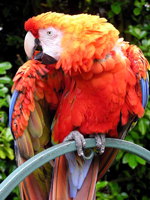
#> input picture python/images/inputImages/RGB_24bits_palette_sample_image.jpg, 150 x 200 px
$ python full_delta_encoder.py
#> lines starting #> are read from the running program, lines starting #| are printed output that depends on the picture; after the words box and inside, x2 and y2 are one past the last pixel; in counts of white or black regions, pixels touching at a corner belong together
import numpy as np
import cv2
import matplotlib.pyplot as plt

#delta encoder

def delta_encode(image):

    image_array = np.array(image, dtype=np.uint8)
    if(channels == 4):
        R, G, B, alpha = cv2.split(image_array)
        # R G B Alpha channel seperation
        delta_R = np.zeros_like(R, dtype=np.int16)
        delta_G = np.zeros_like(G, dtype=np.int16)
        delta_B = np.zeros_like(B, dtype=np.int16)
        delta_alpha = np.zeros_like(alpha, dtype=np.int16)

        # First pixel remains the same
        delta_R[0, 0] = R[0, 0]
        delta_G[0, 0] = G[0, 0]
        delta_B[0, 0] = B[0, 0]
        delta_alpha[0, 0] = alpha[0, 0]

        # Row-wise delta encoding
        for i in range(1, R.shape[0]):
            delta_R[i, 0] = np.int16(R[i, 0]) - np.int16(R[i - 1, 0])
            delta_G[i, 0] = np.int16(G[i, 0]) - np.int16(G[i - 1, 0])
            delta_B[i, 0] = np.int16(B[i, 0]) - np.int16(B[i - 1, 0])
            delta_alpha[i, 0] = np.int16(alpha[i, 0]) - np.int16(alpha[i - 1, 0])

        # Column-wise delta encoding
        for i in range(R.shape[0]):
            for j in range(1, R.shape[1]):
                delta_R[i, j] = np.int16(R[i, j]) - np.int16(R[i, j - 1])
                delta_G[i, j] = np.int16(G[i, j]) - np.int16(G[i, j - 1])
                delta_B[i, j] = np.int16(B[i, j]) - np.int16(B[i, j - 1])
                delta_alpha[i, j] = np.int16(alpha[i, j]) - np.int16(alpha[i, j - 1])

        delta_image = np.stack([delta_R, delta_G, delta_B, delta_alpha], axis=-1).astype(np.int16)

    else:
        R, G, B = cv2.split(image_array)
        # R G B  channel seperation

        delta_R = np.zeros_like(R, dtype=np.int16)
        delta_G = np.zeros_like(G, dtype=np.int16)
        delta_B = np.zeros_like(B, dtype=np.int16)

        delta_R[0, 0] = R[0, 0]
        delta_G[0, 0] = G[0, 0]
        delta_B[0, 0] = B[0, 0]

        for i in range(1, R.shape[0]):
            delta_R[i, 0] = np.int16(R[i, 0]) - np.int16(R[i - 1, 0])
            delta_G[i, 0] = np.int16(G[i, 0]) - np.int16(G[i - 1, 0])
            delta_B[i, 0] = np.int16(B[i, 0]) - np.int16(B[i - 1, 0])

        for i in range(R.shape[0]):
            for j in range(1, R.shape[1]):
                delta_R[i, j] = np.int16(R[i, j]) - np.int16(R[i, j - 1])
                delta_G[i, j] = np.int16(G[i, j]) - np.int16(G[i, j - 1])
                delta_B[i, j] = np.int16(B[i, j]) - np.int16(B[i, j - 1])

        delta_image = np.stack([delta_R, delta_G, delta_B], axis=-1).astype(np.int16)


    return delta_image


def delta_decode(delta_image):

    if (channels == 4):

        delta_R, delta_G, delta_B, delta_alpha = cv2.split(delta_image.astype(np.int16))
        #  delta_R, delta_G, delta_B, delta_alpha seperation

        R = np.zeros_like(delta_R, dtype=np.int16)
        G = np.zeros_like(delta_G, dtype=np.int16)
        B = np.zeros_like(delta_B, dtype=np.int16)
        alpha = np.zeros_like(delta_alpha, dtype=np.int16)

        R[0, 0] = delta_R[0, 0]
        G[0, 0] = delta_G[0, 0]
        B[0, 0] = delta_B[0, 0]
        alpha[0, 0] = delta_alpha[0, 0]

        for i in range(1, delta_R.shape[0]):
            R[i, 0] = R[i - 1, 0] + delta_R[i, 0]
            G[i, 0] = G[i - 1, 0] + delta_G[i, 0]
            B[i, 0] = B[i - 1, 0] + delta_B[i, 0]
            alpha[i,0] = alpha[i - 1, 0] + delta_alpha[i, 0]

        for i in range(delta_R.shape[0]):
            for j in range(1, delta_R.shape[1]):
                R[i, j] = R[i, j - 1] + delta_R[i, j]
                G[i, j] = G[i, j - 1] + delta_G[i, j]
                B[i, j] = B[i, j - 1] + delta_B[i, j]
                alpha[i, j] = alpha[i, j - 1] + delta_alpha[i, j]
        decoded_image = np.stack([R, G, B, alpha], axis=-1).astype(np.uint8)
    else:
        delta_R, delta_G, delta_B = cv2.split(delta_image.astype(np.int16))
        #  delta_R, delta_G, delta_B seperation

        R = np.zeros_like(delta_R, dtype=np.int16)
        G = np.zeros_like(delta_G, dtype=np.int16)
        B = np.zeros_like(delta_B, dtype=np.int16)

        R[0, 0] = delta_R[0, 0]
        G[0, 0] = delta_G[0, 0]
        B[0, 0] = delta_B[0, 0]

        for i in range(1, delta_R.shape[0]):
            R[i, 0] = R[i - 1, 0] + delta_R[i, 0]
            G[i, 0] = G[i - 1, 0] + delta_G[i, 0]
            B[i, 0] = B[i - 1, 0] + delta_B[i, 0]

        for i in range(delta_R.shape[0]):
            for j in range(1, delta_R.shape[1]):
                R[i, j] = R[i, j - 1] + delta_R[i, j]
                G[i, j] = G[i, j - 1] + delta_G[i, j]
                B[i, j] = B[i, j - 1] + delta_B[i, j]

        decoded_image = np.stack([R, G, B], axis=-1).astype(np.uint8)

    return decoded_image


image_path = r"images/inputImages/RGB_24bits_palette_sample_image.jpg"
image = cv2.imread(image_path, cv2.IMREAD_UNCHANGED)
#> image is the input picture: shape (200, 150, 3); mean B, G, R 57.1, 79.2, 131.2
height,width,channels = image.shape
#> height = 200; width = 150; channels = 3

delta_image = delta_encode(image)
#> in delta_encode, `R, G, B = cv2.split(image_array)`:
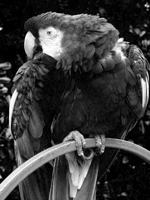
#> R: shape (200, 150); min 0, max 255, mean 57.1
#> in delta_encode, `delta_R[0, 0] = R[0, 0]`: delta_R: shape (200, 150) int16; every value is 0
#> in delta_encode, `delta_B[0, 0] = B[0, 0]`: delta_B: shape (200, 150) int16; values 0 (black) and 1 (white), 0% white in thin lines or dots, all inside (x1, y1, x2, y2) = (0, 0, 1, 1)
#> after the loop in delta_encode, `for i in range(1, R.shape[0]):`:
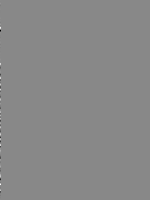
#> delta_B: shape (200, 150) int16; min -138, max 120, mean 0; drawn with min black and max white
#> after the loop in delta_encode, `for i in range(1, R.shape[0]):`: delta_G: shape (200, 150) int16; min -132, max 130, mean 0
#> after the loop in delta_encode, `for i in range(1, R.shape[0]):`: delta_R: shape (200, 150) int16; min -159, max 139, mean 0
#> after the loop in delta_encode, `for i in range(R.shape[0]):`:
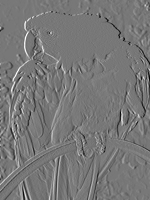
#> delta_B: shape (200, 150) int16; min -180, max 202, mean -0.1; drawn with min black and max white
#> after the loop in delta_encode, `for i in range(R.shape[0]):`:
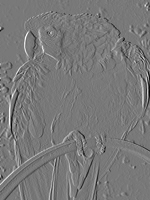
#> delta_R: shape (200, 150) int16; min -183, max 202, mean -0.1; drawn with min black and max white

delta_image = delta_encode(image)

reconstructed_image = delta_decode(delta_image)
#> after the loop in delta_decode, `for i in range(1, delta_R.shape[0]):`:
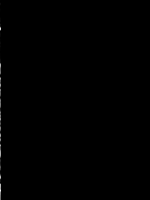
#> B: shape (200, 150) int16; min 0, max 245, mean 0.5
#> after the loop in delta_decode, `for i in range(1, delta_R.shape[0]):`:
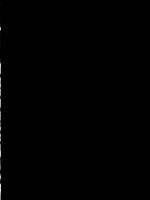
#> G: shape (200, 150) int16; min 0, max 248, mean 0.6
#> after the loop in delta_decode, `for i in range(1, delta_R.shape[0]):`: R: shape (200, 150) int16; min 0, max 253, mean 0.3


cv2.imwrite("images/outputImages/delta/delta_encoded.png", delta_image.astype(np.int16))

# writes images as .png if 32bit and .jpg if 24bit RGB

if channels == 4:
    cv2.imwrite("images/outputImages/delta/delta_reconstructed_image.png", reconstructed_image, [cv2.IMWRITE_PNG_COMPRESSION, 0])
else:
    cv2.imwrite("images/outputImages/delta/delta_reconstructed_image.jpg", reconstructed_image, [cv2.IMWRITE_JPEG_QUALITY, 100])


fig, ax = plt.subplots(1, 3, figsize=(15, 5))
ax[0].imshow(cv2.cvtColor(image, cv2.COLOR_BGR2RGB))
ax[0].set_title("Original Image")
ax[0].axis("off")
ax[1].imshow(delta_image)
ax[1].set_title("Delta Encoded Image")
ax[1].axis("off")
ax[2].imshow(cv2.cvtColor(reconstructed_image, cv2.COLOR_BGR2RGB))
ax[2].set_title("Reconstructed Image")
ax[2].axis("off")
plt.show()
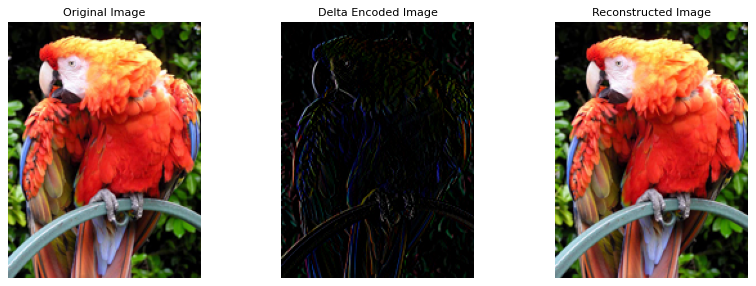
#> figure drawn by matplotlib, 3 panels
